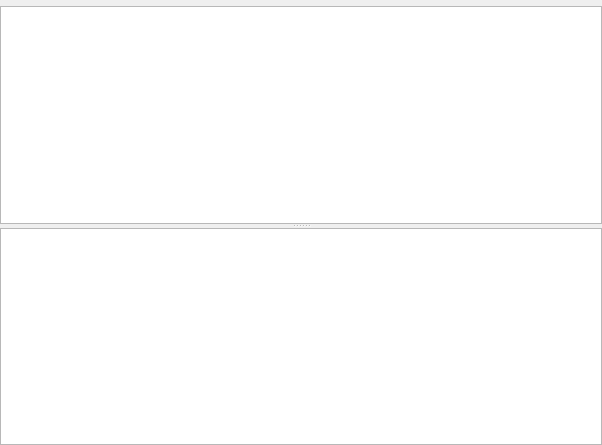
<ui version="4.0" >
 <class>DVDInfo</class>
 <widget class="QWidget" name="DVDInfo" >
  <property name="geometry" >
   <rect>
    <x>0</x>
    <y>0</y>
    <width>602</width>
    <height>445</height>
   </rect>
  </property>
  <property name="windowTitle" >
   <string>DVD Info</string>
  </property>
  <layout class="QVBoxLayout" >
   <property name="leftMargin" >
    <number>0</number>
   </property>
   <property name="topMargin" >
    <number>0</number>
   </property>
   <property name="rightMargin" >
    <number>0</number>
   </property>
   <property name="bottomMargin" >
    <number>0</number>
   </property>
   <item>
    <widget class="KUrlRequester" name="url" />
   </item>
   <item>
    <widget class="QSplitter" name="splitter4" >
     <property name="orientation" >
      <enum>Qt::Vertical</enum>
     </property>
     <widget class="QTreeView" name="dvdListView" >
      <property name="minimumSize" >
       <size>
        <width>350</width>
        <height>200</height>
       </size>
      </property>
      <property name="fullWidth" stdset="0" >
       <bool>true</bool>
      </property>
      <property name="itemsMovable" stdset="0" >
       <bool>false</bool>
      </property>
     </widget>
     <widget class="QTextBrowser" name="textBrowser" >
      <property name="sizePolicy" >
       <sizepolicy vsizetype="Preferred" hsizetype="Expanding" >
        <horstretch>0</horstretch>
        <verstretch>0</verstretch>
       </sizepolicy>
      </property>
      <property name="minimumSize" >
       <size>
        <width>350</width>
        <height>200</height>
       </size>
      </property>
     </widget>
    </widget>
   </item>
  </layout>
 </widget>
 <layoutdefault spacing="6" margin="11" />
 <layoutfunction spacing="KDialog::spacingHint" margin="KDialog::marginHint" />
 <pixmapfunction>qPixmapFromMimeSource</pixmapfunction>
 <customwidgets>
  <customwidget>
   <class>KUrlRequester</class>
   <extends>QFrame</extends>
   <header>kurlrequester.h</header>
  </customwidget>
 </customwidgets>
 <tabstops>
  <tabstop>dvdListView</tabstop>
 </tabstops>
 <resources/>
 <connections/>
</ui>
